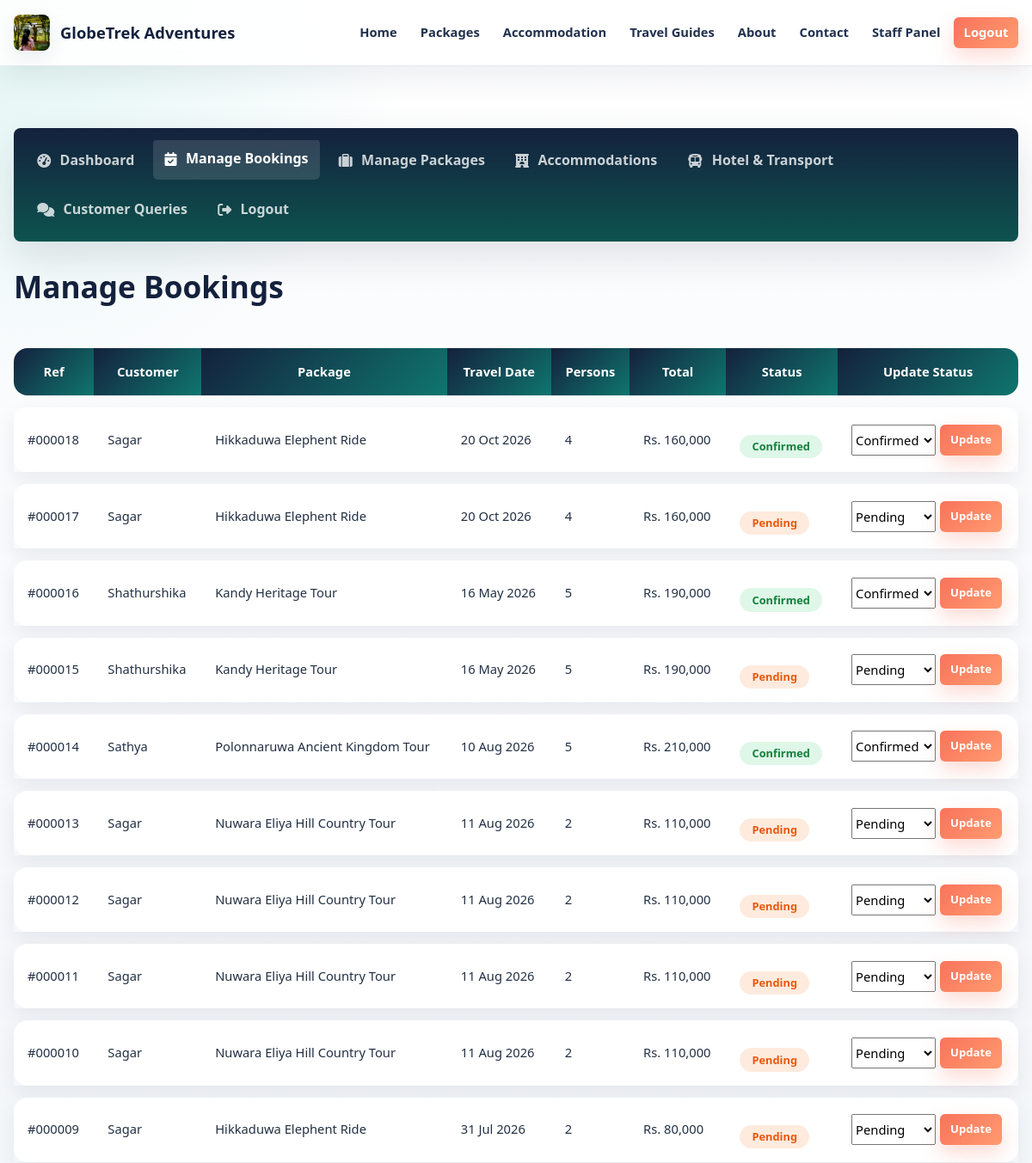
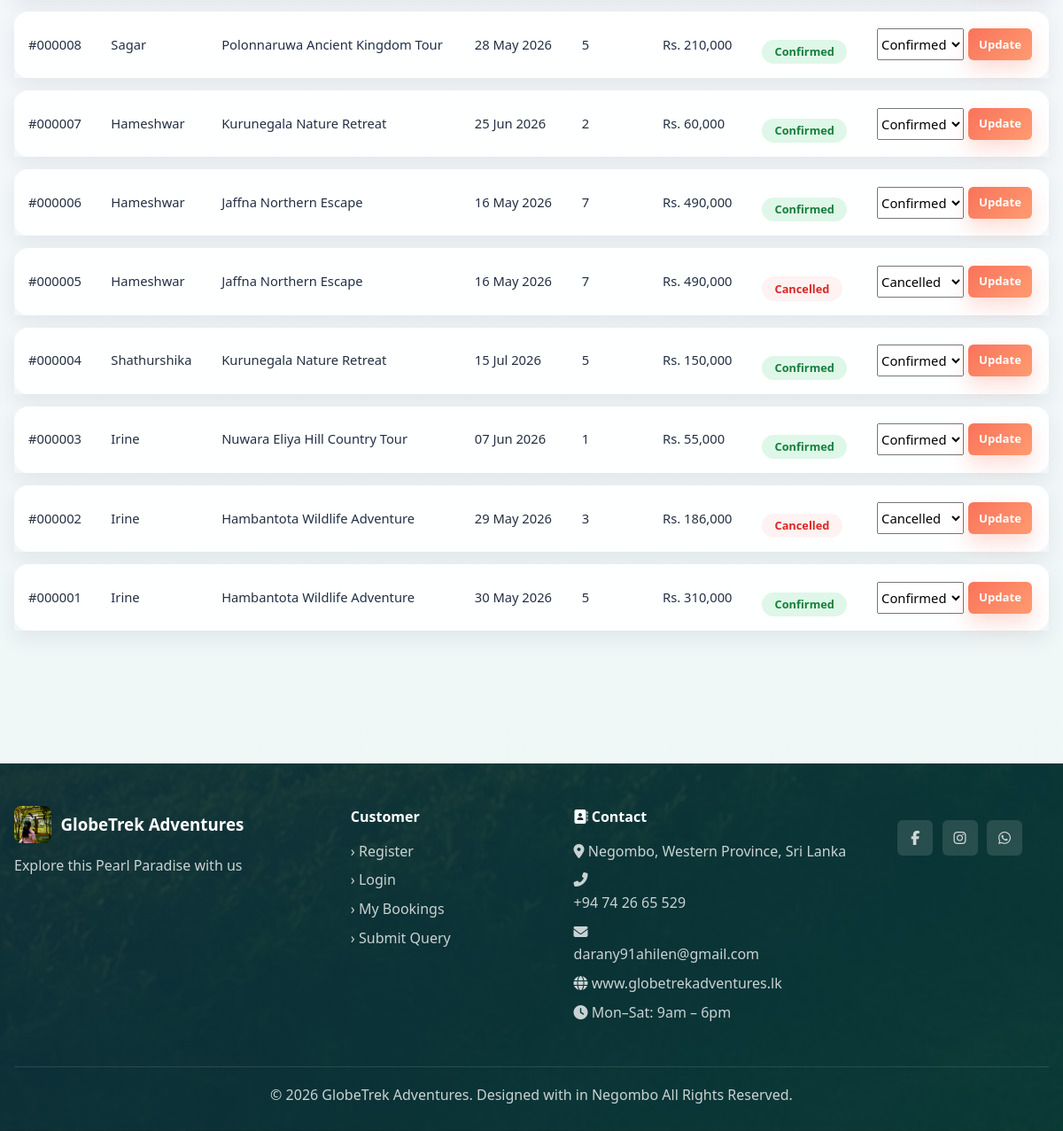
/index.php?url=staff/bookings (signed in), run on the app's committed database (2 pictures, top to bottom).
### tables this page shows
CREATE TABLE `bookings` (
  `id` int(11) NOT NULL,
  `user_id` int(11) NOT NULL,
  `package_id` int(11) NOT NULL,
  `travel_date` date NOT NULL,
  `num_persons` int(11) NOT NULL,
  `total_price` decimal(10,0) NOT NULL,
  `special_requests` text DEFAULT NULL,
  `status` enum('pending','confirmed','completed','cancelled') DEFAULT 'pending',
  `payment_status` enum('unpaid','paid','refunded') DEFAULT 'unpaid',
  `created_at` datetime DEFAULT current_timestamp()
);

CREATE TABLE `users` (
  `id` int(11) NOT NULL,
  `full_name` varchar(100) NOT NULL,
  `email` varchar(100) NOT NULL,
  `phone` varchar(20) DEFAULT NULL,
  `password` varchar(255) NOT NULL,
  `role` enum('customer','staff','admin') DEFAULT 'customer',
  `status` enum('active','inactive') DEFAULT 'active',
  `created_at` datetime DEFAULT current_timestamp(),
  `reset_token` varchar(100) DEFAULT NULL,
  `reset_expires` datetime DEFAULT NULL
);

CREATE TABLE `packages` (
  `id` int(11) NOT NULL,
  `title` varchar(200) NOT NULL,
  `destination` varchar(100) DEFAULT NULL,
  `destination_id` int(11) DEFAULT 100,
  `description` text DEFAULT NULL,
  `duration_days` int(11) DEFAULT NULL,
  `price` decimal(10,0) NOT NULL,
  `max_persons` int(11) DEFAULT 10,
  `image` varchar(255) DEFAULT 'default.jpg',
  `includes` text DEFAULT NULL,
  `itinerary` text DEFAULT NULL,
  `featured` tinyint(4) DEFAULT 0,
  `status` enum('active','inactive') DEFAULT 'active',
  `created_at` datetime DEFAULT current_timestamp()
);

### controllers/StaffController.php (called while the page is built, shortened)
<?php
class StaffController {
    private $db;
    public function __construct() {
        $database = new Database();
        $this->db = $database->getConnection();
    }
    public function bookings() {
        $bookingModel = new Booking($this->db);
        $bookings = $bookingModel->getAll();
        require_once BASE_PATH . '/views/staff/bookings.php';
    }
}
?>

### config/database.php (called while the page is built, shortened)
<?php
class Database {
    private $host = 'localhost';
    private $dbname = 'globetrek_adv';
    private $username = 'root';
    private $password = '';
    public function getConnection() {
        $this->conn = null;
        try {
            $this->conn = new PDO(
                "mysql:host={$this->host};dbname={$this->dbname};charset=utf8",
                $this->username,
                $this->password
            );
            $this->conn->setAttribute(PDO::ATTR_ERRMODE, PDO::ERRMODE_EXCEPTION);
            $this->conn->setAttribute(PDO::ATTR_DEFAULT_FETCH_MODE, PDO::FETCH_ASSOC);
        } catch(PDOException $e) {
            error_log("Connection Error: " . $e->getMessage());
            die(json_encode(['error' => 'Database connection failed']));
        }
        return $this->conn;
    }
}
?>

### models/Booking.php (called while the page is built, shortened)
<?php
class Booking {
    private $conn;
    private $table = 'bookings';
    public function __construct($db) {
        $this->conn = $db;
    }
    public function getAll() {
        $sql = "SELECT b.*, p.title as package_title, u.full_name, u.email
                FROM {$this->table} b
                JOIN packages p ON b.package_id = p.id
                JOIN users u ON b.user_id = u.id
                ORDER BY b.created_at DESC";
        $stmt = $this->conn->prepare($sql);
        $stmt->execute();
        return $stmt->fetchAll();
    }
}
?>

### views/staff/bookings.php (the view, shortened to what this page needs)
<?php require_once 'views/layouts/header.php'; ?>
<section class="section">
    <div class="container">
        <div class="dashboard-layout">
            <aside class="dashboard-sidebar">
                <nav class="dash-nav">
                    <a href="<?= BASE_URL ?>/?url=staff/dashboard">
                        <i class="fas fa-tachometer-alt"></i> Dashboard
                    </a>
                    <a href="<?= BASE_URL ?>/?url=staff/bookings" class="active">
                        <i class="fas fa-calendar-check"></i> Manage Bookings
                    </a>
                    <a href="<?= BASE_URL ?>/?url=staff/packages">
                        <i class="fas fa-suitcase"></i> Manage Packages
                    </a>
                    <a href="<?= BASE_URL ?>/?url=staff/accommodations">
                        <i class="fas fa-hotel"></i> Accommodations
                    </a>
                    <a href="<?= BASE_URL ?>/?url=staff/coordination">
                        <i class="fas fa-bus"></i> Hotel & Transport
                    </a>
                    <a href="<?= BASE_URL ?>/?url=staff/queries">
                        <i class="fas fa-comments"></i> Customer Queries
                    </a>
                    <a href="<?= BASE_URL ?>/?url=auth/logout">
                        <i class="fas fa-sign-out-alt"></i> Logout
                    </a>
                </nav>
            </aside>
            <div class="dashboard-main">
                <h2>Manage Bookings</h2>
                <table class="data-table">
                    <thead>
                        <tr>
                            <th>Ref</th><th>Customer</th><th>Package</th>
                            <th>Travel Date</th><th>Persons</th>
                            <th>Total</th><th>Status</th><th>Update Status</th>
                        </tr>
                    </thead>
                    <tbody>
                        <?php foreach ($bookings as $b): ?>
                        <tr>
                            <td>#<?= str_pad($b['id'], 6, '0', STR_PAD_LEFT) ?></td>
                            <td><?= htmlspecialchars($b['full_name']) ?></td>
                            <td><?= htmlspecialchars($b['package_title']) ?></td>
                            <td><?= date('d M Y', strtotime($b['travel_date'])) ?></td>
                            <td><?= $b['num_persons'] ?></td>
                            <td><?= formatLKR($b['total_price']) ?></td>
                            <td><span class="status-badge status-<?= $b['status'] ?>"><?= ucfirst($b['status']) ?></span></td>
                            <td>
                                <form method="POST" style="display:flex;gap:5px;">
                                    <select name="status" class="select-sm">
                                        <option value="pending" <?= $b['status']==='pending'?'selected':'' ?>>Pending</option>
                                        <option value="confirmed" <?= $b['status']==='confirmed'?'selected':'' ?>>Confirmed</option>
                                        <option value="cancelled" <?= $b['status']==='cancelled'?'selected':'' ?>>Cancelled</option>
                                    </select>
                                    <button type="submit" class="btn-sm btn-primary">Update</button>
                                </form>
                            </td>
                        </tr>
                        <?php endforeach; ?>
                    </tbody>
                </table>
            </div>
        </div>
    </div>
</section>
<?php require_once 'views/layouts/footer.php'; ?>

### data on the page
bookings: id "000018", user.full_name "Sagar", package.title "Hikkaduwa Elephent Ride", travel_date "20 Oct 2026", num_persons "4", total_price "Rs. 160,000", status "Confirmed"
bookings: id "000017", user.full_name "Sagar", package.title "Hikkaduwa Elephent Ride", travel_date "20 Oct 2026", num_persons "4", total_price "Rs. 160,000", status "Pending"
bookings: id "000016", user.full_name "Shathurshika", package.title "Kandy Heritage Tour", travel_date "16 May 2026", num_persons "5", total_price "Rs. 190,000", status "Confirmed"
bookings: id "000015", user.full_name "Shathurshika", package.title "Kandy Heritage Tour", travel_date "16 May 2026", num_persons "5", total_price "Rs. 190,000", status "Pending"
bookings: id "000014", user.full_name "Sathya", package.title "Polonnaruwa Ancient Kingdom Tour", travel_date "10 Aug 2026", num_persons "5", total_price "Rs. 210,000", status "Confirmed"
bookings: id "000013", user.full_name "Sagar", package.title "Nuwara Eliya Hill Country Tour", travel_date "11 Aug 2026", num_persons "2", total_price "Rs. 110,000", status "Pending"
bookings: id "000012", user.full_name "Sagar", package.title "Nuwara Eliya Hill Country Tour", travel_date "11 Aug 2026", num_persons "2", total_price "Rs. 110,000", status "Pending"
bookings: id "000011", user.full_name "Sagar", package.title "Nuwara Eliya Hill Country Tour", travel_date "11 Aug 2026", num_persons "2", total_price "Rs. 110,000", status "Pending"
bookings: id "000010", user.full_name "Sagar", package.title "Nuwara Eliya Hill Country Tour", travel_date "11 Aug 2026", num_persons "2", total_price "Rs. 110,000", status "Pending"
bookings: id "000009", user.full_name "Sagar", package.title "Hikkaduwa Elephent Ride", travel_date "31 Jul 2026", num_persons "2", total_price "Rs. 80,000", status "Pending"
bookings: id "000008", user.full_name "Sagar", package.title "Polonnaruwa Ancient Kingdom Tour", travel_date "28 May 2026", num_persons "5", total_price "Rs. 210,000", status "Confirmed"
bookings: id "000007", user.full_name "Hameshwar", package.title "Kurunegala Nature Retreat", travel_date "25 Jun 2026", num_persons "2", total_price "Rs. 60,000", status "Confirmed"
bookings: id "000006", user.full_name "Hameshwar", package.title "Jaffna Northern Escape", travel_date "16 May 2026", num_persons "7", total_price "Rs. 490,000", status "Confirmed"
bookings: id "000005", user.full_name "Hameshwar", package.title "Jaffna Northern Escape", travel_date "16 May 2026", num_persons "7", total_price "Rs. 490,000", status "Cancelled"
bookings: id "000004", user.full_name "Shathurshika", package.title "Kurunegala Nature Retreat", travel_date "15 Jul 2026", num_persons "5", total_price "Rs. 150,000", status "Confirmed"
bookings: id "000003", user.full_name "Irine", package.title "Nuwara Eliya Hill Country Tour", travel_date "07 Jun 2026", num_persons "1", total_price "Rs. 55,000", status "Confirmed"
bookings: id "000002", user.full_name "Irine", package.title "Hambantota Wildlife Adventure", travel_date "29 May 2026", num_persons "3", total_price "Rs. 186,000", status "Cancelled"
bookings: id "000001", user.full_name "Irine", package.title "Hambantota Wildlife Adventure", travel_date "30 May 2026", num_persons "5", total_price "Rs. 310,000", status "Confirmed"
